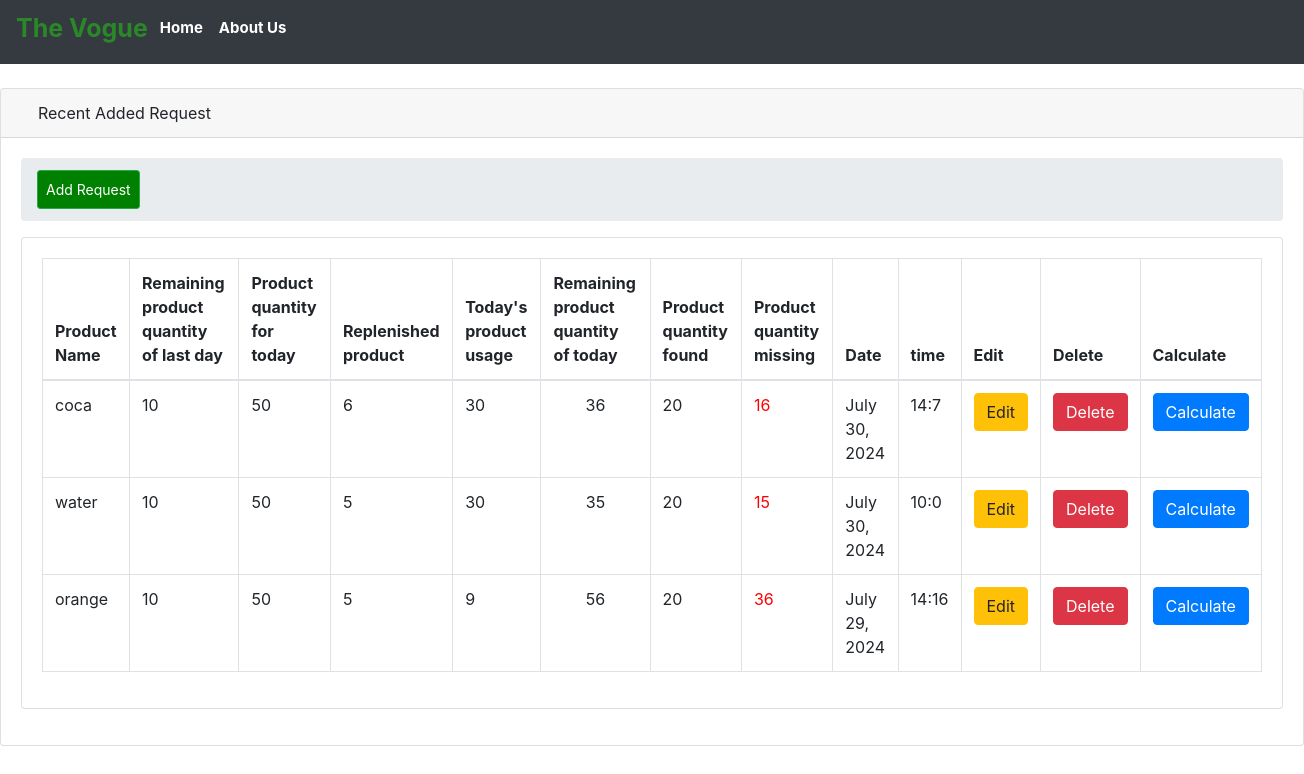
The page /publisher/ (signed in) on the database its author committed.
### bookstore/models.py (models this page shows, shortened)
class Book(models.Model):
    title = models.CharField(max_length=100)
    author = models.CharField(max_length=100)
    year = models.CharField(max_length=100)
    publisher = models.CharField(max_length=200)
    desc = models.CharField(max_length=1000)
    uploaded_by = models.CharField(max_length=100, null=True, blank=True)
    user_id = models.CharField(max_length=100, null=True, blank=True)
    date = models.DateField(max_length=12, default=datetime.date.today)
    time = models.CharField(max_length=12, default="00:00")
    status = models.BooleanField(default=False)
    controle = models.CharField(max_length=100 , default="")
    time1 = models.CharField(max_length=12, default="00:00")
    time2 = models.CharField(max_length=12, default="00:00")
    is_publisher = models.BooleanField(default=False)
    is_admin= models.BooleanField(default=False)
    urgent = models.CharField(max_length=100 , default="")
    Nands= models.CharField(max_length=100, default="")
    conforme = models.CharField(max_length=100 , default="")
    type = models.CharField(max_length=100 , default="None")
    fiche = models.CharField(max_length=100 , default="None")
    implutation = models.CharField(max_length=100 , default="None")
    UAP= models.CharField(max_length=100, default="")
    time_difference = models.CharField(max_length=100, default="")
    produit= models.CharField(max_length=100, default="")

### bookstore/views.py (the view)
# urls.py: path('publisher/', views.UBookListView.as_view(), name='publisher'),
class UBookListView(LoginRequiredMixin,ListView):
	model = Book
	template_name = 'publisher/book_list.html'
	context_object_name = 'books'
	paginate_by = 20
	def get_queryset(self):
		return Book.objects.order_by('-id')

### bookstore/templates/publisher/book_list.html (shortened to what this page needs)
{% extends 'publisher/base.html' %}
{% load static %}
{% block body %}
<div class="container-fluid">
<div class="row" style="padding-top: 87px">
<div class="col-sm-1" style="color: green">
</div>
<div class="col-sm-15">
                <div class="card mb-3">
                <div class="card-header">
                    <i class="fas fa-table text-primary"></i>
                    Recent Added Request
                </div>
                <div class="card-body">
                <ol class="breadcrumb">
                <li class="breadcrumb-item">
                    <a  class="btn btn-sm btn-success" href="{% url 'uabook_form' %}" style="padding: 8px; float: right; background-color: green; color: white;">Add Request</a>
                </li>
            </ol>
            <div class="card mb-3">
                <div class="card-body">
                    <div class="table-responsive">
                      <table class="table table-bordered" id="dataTable" width="100%" cellspacing="0">
                            <thead>
                            <tr>
                                <th>Product Name</th>
                                <th>Remaining product quantity of last day</th>
                                <th>Product quantity for today</th>
                                <th>Replenished product</th>
                                <th>Today's product usage</th>
                                <th>Remaining product quantity of today</th>
                                <th>Product quantity found</th>
                                <th>Product quantity missing</th>
                                <th>Date</th>
                                <th>time</th>
                                <th>Edit</th>
                                <th>Delete</th>
                                <th>Calculate</th>
                            </tr>
                            </thead>
                            <tbody>
                          {% if books %}
                          {% for book in books %}
                                <tr>
                                  <td>{{ book.title }}</td>
                                  <td>{{ book.year }}</td>
                                  <td>{{ book.author }}</td>
                                  <td>{{ book.desc }}</td>
                                  <td>{{ book.Nands }}</td>
                                  <td style="text-align: center;">{{ book.produit }}</td>
                                  <td>{{ book.publisher }}</td>
                                  <td style="color: red;">{{ book.UAP }}</td>
                                  <td>{{ book.date }}</td>
                                  <td>{{ book.time }}</td>
                                  <td>
                                    <a href="{% url 'prequest' book.pk %}"><button type="button" class="btn btn-warning"> Edit</button></a>
                                  </td>
                                  <td>
                                  <a href="{% url 'pdbook' book.pk %}" class="btn btn-danger">Delete</a>
                                  </td>
                                  <td>
                                    <a href="{% url 'calculate' book.pk %}" class="btn btn-primary">Calculate</a>
                                </td>
                                </tr>
                                {% endfor %}
                                {% endif %}
                            </tbody>
                        </table>
                    </div>
                </div>
            </div>
        </div>
    </div>
</div>
<div class="col-sm-1">
</div>
</div>
</body>
</html>
{% endblock %}

### bookstore/templates/publisher/base.html (shortened to what this page needs)
<!DOCTYPE html>
<html lang="en">
<head>
    {% load static %}
    <link href="{% static 'vendor/datatables/dataTables.bootstrap4.css' %}" rel="stylesheet">
    <link href="{% static 'vendor/fontawesome-free/css/all.min.css' %}" rel="stylesheet" type="text/css">
    <link rel="stylesheet" href="{% static 'assets/css/bootstrap.min.css' %}">
    <link rel="stylesheet" href="{% static 'assets/fonts/font-awesome-4.7.0/css/font-awesome.min.css' %}">
    <link href="{% static 'vendor/datatables/dataTables.bootstrap4.css' %}" rel="stylesheet">
    <link rel="stylesheet" type="text/css" href="{% static 'css/master.css' %}">
    <link href="{% static 'css/sb-admin.css' %}" rel="stylesheet">
</head>
<body id="page-top" style="background-color: white">
<nav class="navbar navbar-expand navbar-dark bg-dark fixed-top">
    <a class="navbar-brand mr-1 text-primary" href="{% url 'publisher' %}">
        <h2 style="color:rgb(42, 136, 40); font-weight: bold; font-size: 25px;">The Vogue</h2>
    </a>
    <div class="collapse navbar-collapse" id="navbarText">
    <ul class="navbar-nav mr-auto">
        <li class="nav-item">
        <a class="nav-link" href="{% url 'publisher' %}">
            <h2 style="color: white; font-weight: bold; font-size: 15px;">Home</h2>
            </a>
      </li>
      <li class="nav-item">
        <a class="nav-link" href="{% url 'about' %}">
             <h2 style="color: white; font-weight: bold; font-size: 15px;">About Us</h2>
            </a>
      </li>
    </ul>
  </div>
    <ul class="navbar-nav ml-auto ml-md-0">
        <li class="nav-item dropdown no-arrow">
            <a class="nav-link dropdown-toggle" href="#" id="userDropdown" role="button" data-toggle="dropdown" aria-haspopup="true" aria-expanded="false">
                <i class="fas fa-user-circle fa-fw text-primary"></i>
            </a>
        </li>
    </ul>
</nav>
{% block body %}{% endblock %}

### static/css/master.css (style rules this page uses)
html { scroll-behavior: smooth; }
li { list-style-type: none; }

### rows shown on the page
Book: title "coca", year "10", author "50", desc "6", Nands "30", produit "36", publisher "20", UAP "16", date "July 30, 2024", time "14:7"
Book: title "water", year "10", author "50", desc "5", Nands "30", produit "35", publisher "20", UAP "15", date "July 30, 2024", time "10:0"
Book: title "orange", year "10", author "50", desc "5", Nands "9", produit "56", publisher "20", UAP "36", date "July 29, 2024", time "14:16"
